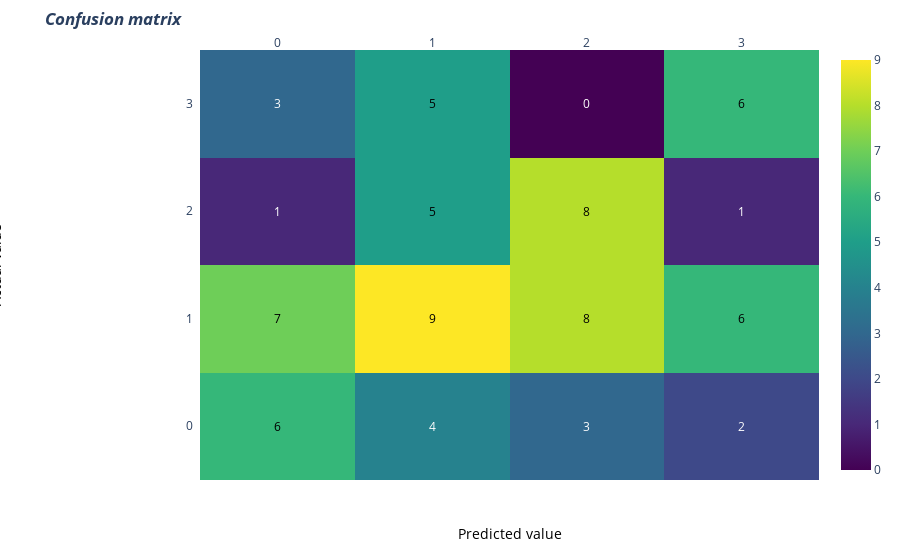

Notebook cell for this chart:
### Code cell
import plotly.figure_factory as ff
# invert z idx values

z= cm

# invert z idx values
#z = z[::-1]

x= [0,1,2,3]
y1=x
#y =x[::-1].copy() # invert idx values of x
#print(y)
#y=x
# change each element of z to type string for annotations
z_text = [[str(y1) for y1 in x] for x in z]

# set up figure
fig = ff.create_annotated_heatmap(z, x=x, y=y1, annotation_text=z_text, colorscale='Viridis')

# add title
fig.update_layout(title_text='<i><b>Confusion matrix</b></i>',
                  #xaxis = dict(title='x'),
                  #yaxis = dict(title='x')
                 )

# add custom xaxis title
fig.add_annotation(dict(font=dict(color="black",size=14),
                        x=0.5,
                        y=-0.15,
                        showarrow=False,
                        text="Predicted value",
                        xref="paper",
                        yref="paper"))

# add custom yaxis title
fig.add_annotation(dict(font=dict(color="black",size=14),
                        x=-0.35,
                        y=0.5,
                        showarrow=False,
                        text="Actual value",
                        textangle=-90,
                        xref="paper",
                        yref="paper"))

# adjust margins to make room for yaxis title
fig.update_layout(margin=dict(t=50, l=200))

# add colorbar
fig['data'][0]['showscale'] = True
fig.show()

### Figure 1 — Plotly figure (JSON) as saved in the notebook; plotly's stock layout.template omitted (floating-point values rounded to 4 significant figures)
{"data": [{"colorscale": [[0, "#440154"], [0.1111, "#482878"], [0.2222, "#3e4989"], [0.3333, "#31688e"], [0.4444, "#26828e"], [0.5556, "#1f9e89"], [0.6667, "#35b779"], [0.7778, "#6ece58"], [0.8889, "#b5de2b"], [1, "#fde725"]], "reversescale": false, "showscale": true, "type": "heatmap", "x": [0, 1, 2, 3], "y": [0, 1, 2, 3], "z": [[6, 4, 3, 2], [7, 9, 8, 6], [1, 5, 8, 1], [3, 5, 0, 6]]}], "layout": {"annotations": [{"font": {"color": "#000000"}, "showarrow": false, "text": "6", "x": 0, "xref": "x", "y": 0, "yref": "y"}, {"font": {"color": "#FFFFFF"}, "showarrow": false, "text": "4", "x": 1, "xref": "x", "y": 0, "yref": "y"}, {"font": {"color": "#FFFFFF"}, "showarrow": false, "text": "3", "x": 2, "xref": "x", "y": 0, "yref": "y"}, {"font": {"color": "#FFFFFF"}, "showarrow": false, "text": "2", "x": 3, "xref": "x", "y": 0, "yref": "y"}, {"font": {"color": "#000000"}, "showarrow": false, "text": "7", "x": 0, "xref": "x", "y": 1, "yref": "y"}, {"font": {"color": "#000000"}, "showarrow": false, "text": "9", "x": 1, "xref": "x", "y": 1, "yref": "y"}, {"font": {"color": "#000000"}, "showarrow": false, "text": "8", "x": 2, "xref": "x", "y": 1, "yref": "y"}, {"font": {"color": "#000000"}, "showarrow": false, "text": "6", "x": 3, "xref": "x", "y": 1, "yref": "y"}, {"font": {"color": "#FFFFFF"}, "showarrow": false, "text": "1", "x": 0, "xref": "x", "y": 2, "yref": "y"}, {"font": {"color": "#000000"}, "showarrow": false, "text": "5", "x": 1, "xref": "x", "y": 2, "yref": "y"}, {"font": {"color": "#000000"}, "showarrow": false, "text": "8", "x": 2, "xref": "x", "y": 2, "yref": "y"}, {"font": {"color": "#FFFFFF"}, "showarrow": false, "text": "1", "x": 3, "xref": "x", "y": 2, "yref": "y"}, {"font": {"color": "#FFFFFF"}, "showarrow": false, "text": "3", "x": 0, "xref": "x", "y": 3, "yref": "y"}, {"font": {"color": "#000000"}, "showarrow": false, "text": "5", "x": 1, "xref": "x", "y": 3, "yref": "y"}, {"font": {"color": "#FFFFFF"}, "showarrow": false, "text": "0", "x": 2, "xref": "x", "y": 3, "yref": "y"}, {"font": {"color": "#000000"}, "showarrow": false, "text": "6", "x": 3, "xref": "x", "y": 3, "yref": "y"}, {"font": {"color": "black", "size": 14}, "showarrow": false, "text": "Predicted value", "x": 0.5, "xref": "paper", "y": -0.15, "yref": "paper"}, {"font": {"color": "black", "size": 14}, "showarrow": false, "text": "Actual value", "textangle": -90, "x": -0.35, "xref": "paper", "y": 0.5, "yref": "paper"}], "autosize": true, "margin": {"l": 200, "t": 50}, "title": {"text": "<i><b>Confusion matrix</b></i>"}, "xaxis": {"autorange": true, "dtick": 1, "gridcolor": "rgb(0, 0, 0)", "range": [-0.5, 3.5], "side": "top", "ticks": "", "type": "linear"}, "yaxis": {"autorange": true, "dtick": 1, "range": [-0.5, 3.5], "ticks": "", "ticksuffix": "  ", "type": "linear"}}}
